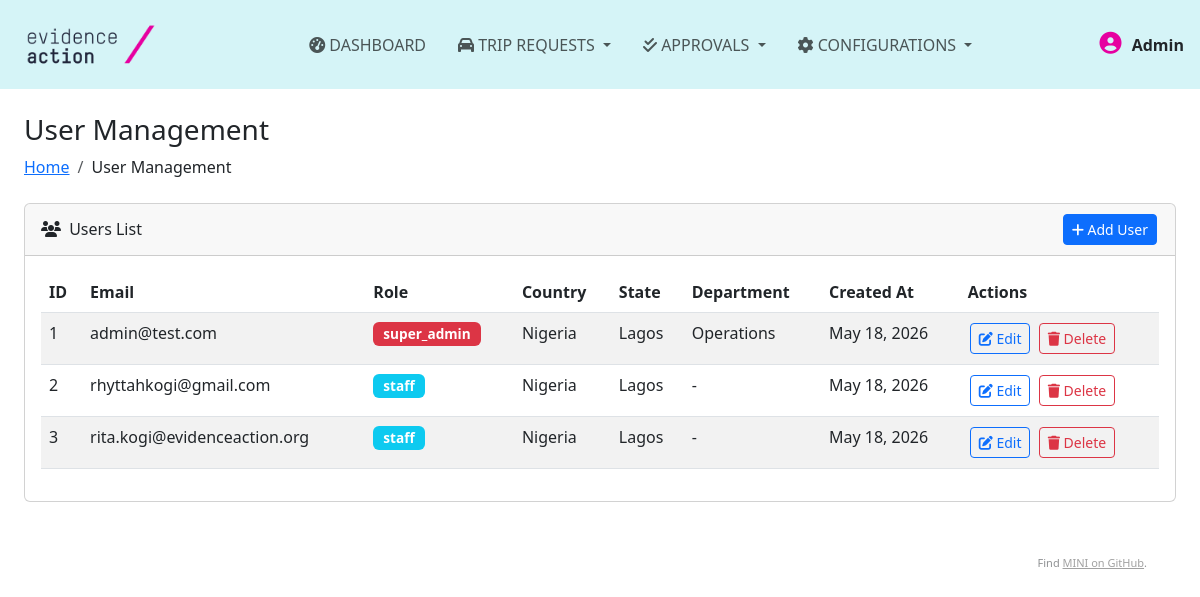
Page /users (signed in) on the committed database.
### tables this page shows
CREATE TABLE `staff_login` (
  `id` int(11) NOT NULL AUTO_INCREMENT,
  `email` varchar(255) NOT NULL,
  `password` varchar(255) NOT NULL,
  `role` enum('super_admin','admin','staff') NOT NULL DEFAULT 'staff',
  `country_id` int(11) DEFAULT NULL,
  `state_id` int(11) DEFAULT NULL,
  `department_id` BIGINT UNSIGNED NULL,   
  `created_at` timestamp NOT NULL DEFAULT current_timestamp(),
  `updated_at` timestamp NOT NULL DEFAULT current_timestamp() ON UPDATE current_timestamp(),
  PRIMARY KEY (`id`),
  UNIQUE KEY `unique_email` (`email`),
  KEY `fk_staff_country` (`country_id`),
  KEY `fk_staff_state` (`state_id`),
  KEY `fk_staff_department` (`department_id`),
  CONSTRAINT `fk_staff_country` FOREIGN KEY (`country_id`) REFERENCES `country` (`id`) ON DELETE SET NULL ON UPDATE CASCADE,
  CONSTRAINT `fk_staff_state` FOREIGN KEY (`state_id`) REFERENCES `state` (`id`) ON DELETE SET NULL ON UPDATE CASCADE,
  CONSTRAINT `fk_staff_department` FOREIGN KEY (`department_id`) REFERENCES `departments` (`id`) ON DELETE SET NULL ON UPDATE CASCADE
);

CREATE TABLE `country` (
  `id` int(11) NOT NULL AUTO_INCREMENT,
  `name` varchar(100) NOT NULL,
  `code` varchar(3) NOT NULL,
  `created_at` timestamp NOT NULL DEFAULT current_timestamp(),
  PRIMARY KEY (`id`),
  UNIQUE KEY `unique_country_code` (`code`)
);

CREATE TABLE `state` (
  `id` int(11) NOT NULL AUTO_INCREMENT,
  `country_id` int(11) NOT NULL,
  `name` varchar(100) NOT NULL,
  `code` varchar(10) DEFAULT NULL,
  `created_at` timestamp NOT NULL DEFAULT current_timestamp(),
  PRIMARY KEY (`id`),
  KEY `fk_state_country` (`country_id`),
  CONSTRAINT `fk_state_country` FOREIGN KEY (`country_id`) REFERENCES `country` (`id`) ON DELETE CASCADE ON UPDATE CASCADE,
  UNIQUE KEY `unique_state_per_country` (`country_id`, `name`)
);

CREATE TABLE departments (
    id BIGINT UNSIGNED AUTO_INCREMENT PRIMARY KEY,
    name VARCHAR(100) NOT NULL UNIQUE,
    created_at TIMESTAMP DEFAULT CURRENT_TIMESTAMP,
    updated_at TIMESTAMP DEFAULT CURRENT_TIMESTAMP ON UPDATE CURRENT_TIMESTAMP
);

### application/controller/users.php (called while the page is built, shortened)
<?php
class users extends Controller
{
    public function index()
    {
        $users = $this->model->getAllStaff();
        require APP . 'view/_templates/header.php';
        require APP . 'view/users/index.php';
        require APP . 'view/_templates/footer.php';
    }
}
?>

### public/index.php (called while the page is built, shortened)
<?php
require APP . 'core/application.php';
require APP . 'core/controller.php';
$app = new Application();

### application/core/controller.php (called while the page is built, shortened)
<?php
class Controller
{
    public $db = null;
    private function openDatabaseConnection()
    {
        $options = array(PDO::ATTR_DEFAULT_FETCH_MODE => PDO::FETCH_OBJ, PDO::ATTR_ERRMODE => PDO::ERRMODE_WARNING);
        $this->db = new PDO(DB_TYPE . ':host=' . DB_HOST . ';dbname=' . DB_NAME . ';charset=' . DB_CHARSET, DB_USER, DB_PASS, $options);
    }
    public function loadModel()
    {
        require APP . 'model/model.php';
        $this->model = new Model($this->db);
    }
}

### application/model/model.php (called while the page is built, shortened)
<?php
class Model
{
    function __construct($db)
    {
        try {
            $this->db = $db;
        } catch (PDOException $e) {
            exit('Database connection could not be established.');
        }
    }
    public function getAllStaff()
    {
        $sql = "SELECT
                    s.id,
                    s.email,
                    s.password,
                    s.role,
                    s.country_id,
                    s.state_id,
                    s.department_id,
                    s.created_at,
                    s.updated_at,
                    c.name as country_name,
                    c.code as country_code,
                    st.name as state_name,
                    st.code as state_code,
                    d.name as department_name
                FROM staff_login s
                LEFT JOIN country c ON s.country_id = c.id
                LEFT JOIN state st ON s.state_id = st.id
                LEFT JOIN departments d ON s.department_id = d.id
                ORDER BY s.created_at DESC";
        $stmt = $this->db->prepare($sql);
        $stmt->execute();
        return $stmt->fetchAll(PDO::FETCH_OBJ);
    }
}
?>

### application/view/users/index.php (the view, shortened to what this page needs)
<!DOCTYPE html>
<html lang="en">
<head>
    <link href="https://cdn.jsdelivr.net/npm/bootstrap@5.3.0/dist/css/bootstrap.min.css" rel="stylesheet">
    <link rel="stylesheet" href="https://cdnjs.cloudflare.com/ajax/libs/font-awesome/6.4.0/css/all.min.css">
    <link href="https://cdn.jsdelivr.net/npm/simple-datatables@latest/dist/style.css" rel="stylesheet">
</head>
<body>
<main>
<div class="container-fluid px-4">
    <h3 class="mt-4">User Management</h3>
    <ol class="breadcrumb mb-4">
        <li class="breadcrumb-item"><a href="<?= URL; ?>home">Home</a></li>
        <li class="breadcrumb-item">User Management</li>
    </ol>
    <div class="card mb-4">
        <div class="card-header d-flex justify-content-between align-items-center">
            <span><i class="fas fa-users me-1"></i> Users List</span>
            <button class="btn btn-primary btn-sm" onclick="openUserModal('add')">
                <i class="fas fa-plus"></i> Add User
            </button>
        </div>
        <div class="card-body table-responsive">
            <table id="usersTable" class="table table-striped">
                <thead>
                    <tr>
                        <th>ID</th>
                        <th>Email</th>
                        <th>Role</th>
                        <th>Country</th>
                        <th>State</th>
                        <th>Department</th>
                        <th>Created At</th>
                        <th>Actions</th>
                    </tr>
                </thead>
                <tbody>
                <?php if (!empty($users)): ?>
                    <?php foreach ($users as $user): ?>
                        <tr>
                            <td><?= htmlspecialchars($user->id); ?></td>
                            <td><?= htmlspecialchars($user->email); ?></td>
                            <td>
                                <span class="badge bg-<?= $user->role == 'super_admin' ? 'danger' : ($user->role == 'admin' ? 'warning' : 'info'); ?>">
                                    <?= htmlspecialchars($user->role); ?>
                                </span>
                            </td>
                            <td><?= htmlspecialchars($user->country_name ?? '-'); ?></td>
                            <td><?= htmlspecialchars($user->state_name ?? '-'); ?></td>
                            <td><?= htmlspecialchars($user->department_name ?? '-'); ?></td>
                            <td><?= date('M d, Y', strtotime($user->created_at)); ?></td>
                            <td>
                                <button class="btn btn-sm btn-outline-primary" onclick="editUser(<?= $user->id; ?>)">
                                    <i class="fas fa-edit"></i> Edit
                                </button>
                                <button class="btn btn-sm btn-outline-danger" onclick="confirmDelete(<?= $user->id; ?>, '<?= htmlspecialchars($user->email, ENT_QUOTES); ?>')">
                                    <i class="fas fa-trash"></i> Delete
                                </button>
                            </td>
                        </tr>
                    <?php endforeach; ?>
                <?php else: ?>
                    <tr>
                        <td colspan="8" class="text-center">No users found. Click "Add User" to create one.</td>
                    </tr>
                <?php endif; ?>
                </tbody>
            </table>
        </div>
    </div>
</div>
</main>
</body>
</html>

### application/core/application.php (shortened to what this page needs)
<?php
class Application
{
    private $url_controller = null;
    private $url_action = null;
    private $url_params = array();
    public function __construct()
    {
        if (!$this->url_controller) {
            require APP . 'controller/home.php';
            $page = new Home();
            $page->index();
        } elseif (file_exists(APP . 'controller/' . $this->url_controller . '.php')) {
            $this->url_controller = new $this->url_controller();
            if ($this->url_action && method_exists($this->url_controller, $this->url_action)) {
                if (!empty($this->url_params)) {
                    call_user_func_array(array($this->url_controller, $this->url_action), $this->url_params);
                } else {
                    $this->url_controller->{$this->url_action}();
                }
            } else {
                if (empty($this->url_action)) {
                    $this->url_controller->index();
                }
                else {
                    header('location: ' . URL . 'problem');
                }
            }
        } else {
            header('location: ' . URL . 'problem');
        }
    }
    private function splitUrl()
    {
        if (isset($_GET['url'])) {
            $url = trim($_GET['url'], '/');
            $url = filter_var($url, FILTER_SANITIZE_URL);
            $url = explode('/', $url);
            $this->url_controller = isset($url[0]) ? $url[0] : null;
            $this->url_action = isset($url[1]) ? $url[1] : null;
            unset($url[0], $url[1]);
            $this->url_params = array_values($url);
        }
    }
}

### application/view/_templates/header.php (shortened to what this page needs)
<?php
$role = $_SESSION['role'] ?? null;
$user_email = $_SESSION['user_email'] ?? '';
$user_name = ucwords(str_replace(['.', '_', '-'], ' ', explode('@', $user_email)[0] ?? 'User'));
?>
<!DOCTYPE html>
<html lang="en">
<head>
    <link href="https://cdn.jsdelivr.net/npm/bootstrap@5.3.0/dist/css/bootstrap.min.css" rel="stylesheet">
    <link rel="stylesheet" href="https://cdnjs.cloudflare.com/ajax/libs/font-awesome/5.15.4/css/all.min.css">
    <link href="<?php echo URL; ?>css/style.css" rel="stylesheet">
</head>
<body>
<div class="top-nav navbar navbar-expand-lg navbar-light px-3" style="background-color: #d5f4f7;">
    <a href="<?php echo URL; ?>home" class="navbar-brand">
        <img src="<?php echo URL; ?>img/ea_logo.png" alt="logo" style="padding: 10px; width: 150px; height: auto;">
    </a>
    <div class="collapse navbar-collapse justify-content-between" id="navbarNav">
        <div class="navbar-nav mx-auto d-flex align-items-center gap-3">
            <a href="<?php echo URL; ?>home/index" class="nav-link">
                <i class="fas fa-tachometer-alt"></i> DASHBOARD
            </a>
            <div class="nav-item dropdown">
                <a class="nav-link dropdown-toggle" href="#" data-bs-toggle="dropdown">
                    <i class="fas fa-car"></i> TRIP REQUESTS
                </a>
            </div>
            <div class="nav-item dropdown">
                <a class="nav-link dropdown-toggle" href="#" data-bs-toggle="dropdown">
                    <i class="fas fa-check-double"></i> APPROVALS
                </a>
            </div>
            <?php if ($role === 'admin' || $role === 'super_admin'): ?>
                <div class="nav-item dropdown">
                    <a class="nav-link dropdown-toggle" href="#" data-bs-toggle="dropdown">
                        <i class="fas fa-cog"></i> CONFIGURATIONS
                    </a>
                </div>
            <?php endif; ?>
        </div>
        <div class="d-flex align-items-center gap-3">
            <?php if(isset($_SESSION['user_email'])): ?>
                <div style="position:relative;display:inline-block;">
                    <span id="profileTrigger" onclick="toggleProfileCard()" style="cursor:pointer;">
                        <i class="fas fa-user-circle" style="font-size:22px;color:#e600a0;"></i>
                        <b style="margin-left:6px;font-size:16px;"><?php echo htmlspecialchars($user_name); ?></b>
                    </span>
                </div>
            <?php endif; ?>
        </div>
    </div>
</div>
</body>
</html>

### application/view/_templates/footer.php (shortened to what this page needs)
    <div class="footer">
        Find <a href="https://github.com/panique/mini">MINI on GitHub</a>.
    </div>
</body>
</html>

### public/css/style.css (style rules this page uses)
body { font-family: Arial; font-size: 14px; }
.footer { padding: 20px; margin: 33px; text-align: right; font-size: 11px; opacity: 0.5; }
.footer a { color: #454545; }

### application/view/users/index.php (style rules this page uses)
.badge { font-size: 0.85rem; padding: 5px 10px; }
.btn-sm { margin: 2px; }
.table-responsive { overflow-x: auto; }

### rows in the picture
staff_login: id "1", email "admin@test.com", role "super_admin", country.name "Nigeria", state.name "Lagos", department.name "Operations", created_at "May 18, 2026"
staff_login: id "2", email "rhyttahkogi@gmail.com", role "staff", country.name "Nigeria", state.name "Lagos", department_name "-", created_at "May 18, 2026"
staff_login: id "3", email "rita.kogi@evidenceaction.org", role "staff", country.name "Nigeria", state.name "Lagos", department_name "-", created_at "May 18, 2026"

### other values in the picture
$user_name "Admin"
